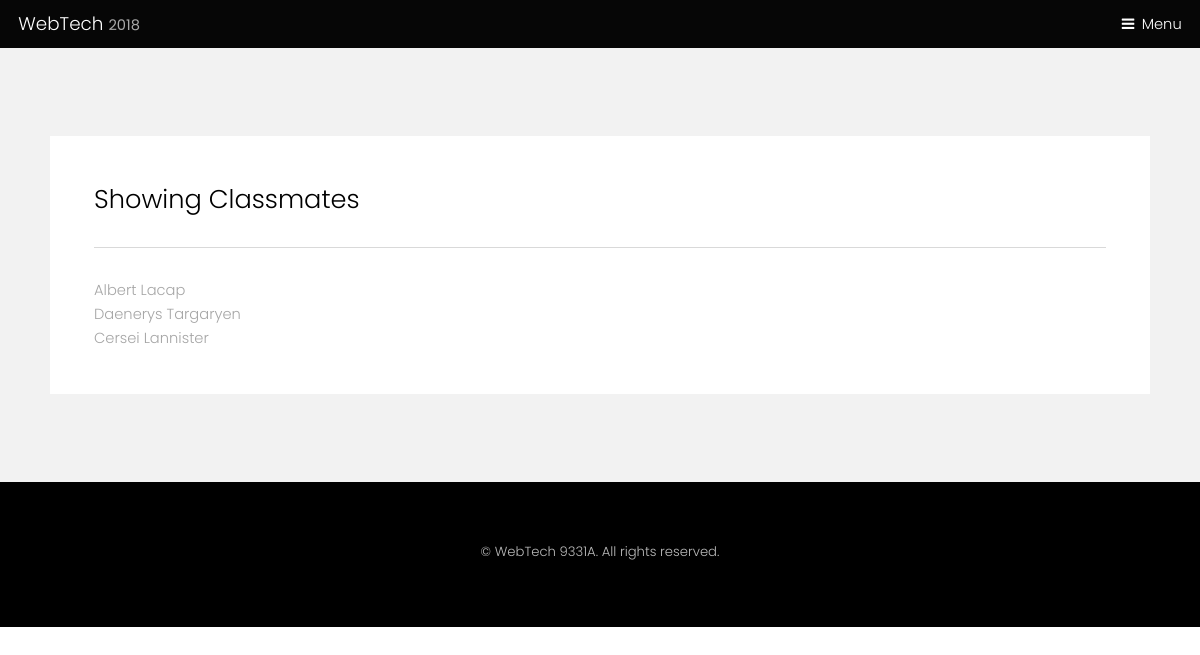
The page /classmates.php on the database as committed earlier.
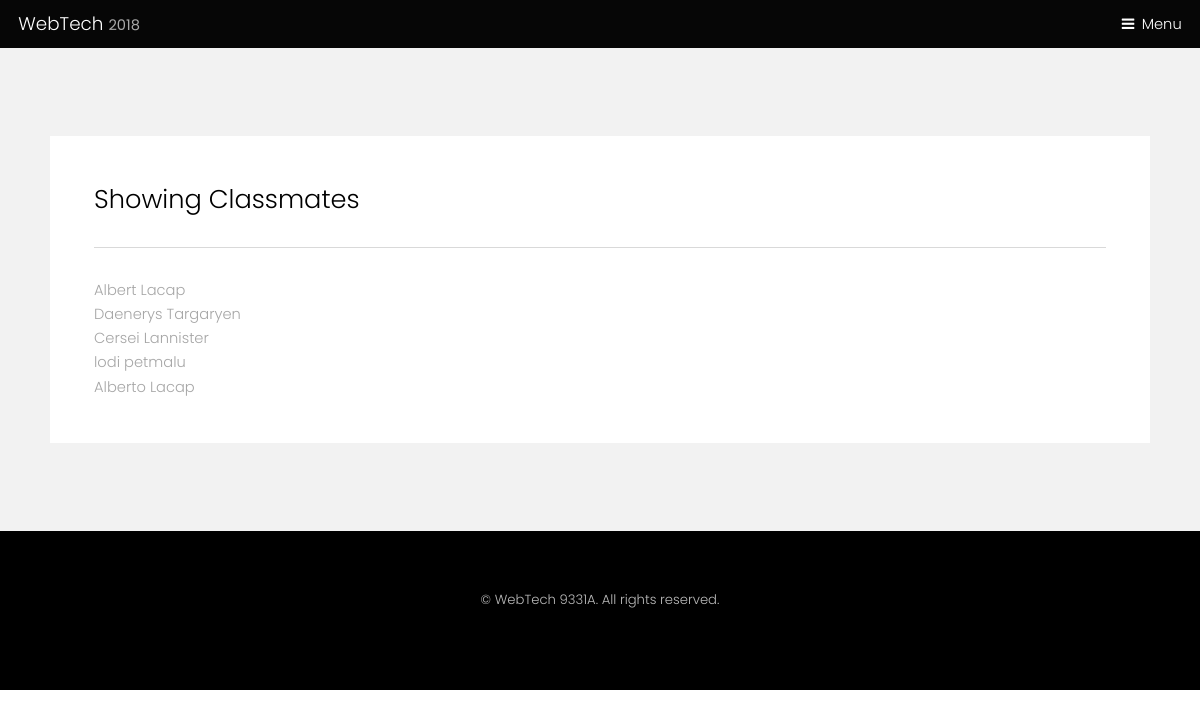
The same page on the database as committed later.
### tables this page shows
CREATE TABLE IF NOT EXISTS `loginsystem` (
  `user_id` int(11) NOT NULL AUTO_INCREMENT,
  `first_name` varchar(256) NOT NULL,
  `last_name` varchar(256) NOT NULL,
  `username` varchar(256) NOT NULL,
  `password` varchar(256) NOT NULL,
  PRIMARY KEY (`user_id`)
);

### phpinclude/database.php (called while the page is built, shortened)
<?php
class database{
	public $host="localhost:3306";
	public $username="root";
	public $pass="";
	public $db_name="finals";
	public $conn;
	public function __construct()
	{
		$this->conn=new mysqli($this->host,$this->username,$this->pass,$this->db_name);
	}
	public function show_users(){
		$query=$this->conn->query("Select * from loginsystem ORDER BY 1 ASC");
		while($row=$query->fetch_array(MYSQLI_ASSOC)){
			$this->show_users[]=$row;
		}
		return $this->show_users;
	}
}

### classmates.php (the view, shortened to what this page needs)
<?php
	include 'phpinclude/database.php';
	$username=$_SESSION['username'];
	$profile = new database;
	$profile->user_profile($username);
	$profile->show_users();
?>
<!DOCTYPE HTML>
<html>
	<head>
		<link rel="stylesheet" href="assets/css/main.css" />
	</head>
	<body class="subpage">
			<header id="header">
				<div class="logo"><a href="home.php">WebTech <span>2018</span></a></div>
				<a href="#menu">Menu</a>
			</header>
			<section id="two" class="wrapper style2">
				<div class="inner">
					<div class="box">
						<div class="content">
							<h2>Showing Classmates</h2>
							<hr>
							<tbody>
								<?php
									foreach($profile->show_users as $feed){ ?>
								<tr>
								<td><?php echo $feed['first_name'];?></td>
								<td><?php echo $feed['last_name'];?></td><br>
								</tr>
							</tbody>
						<?php } ?>
						</div>
					</div>
				</div>
			</section>
			<footer id="footer">
				<div class="copyright">
					&copy; WebTech 9331A. All rights reserved.
				</div>
			</footer>
	</body>
</html>

Rows that differ between the two databases and show on the page:
added loginsystem: first_name "lodi", last_name "petmalu"
added loginsystem: first_name "Alberto", last_name "Lacap"
